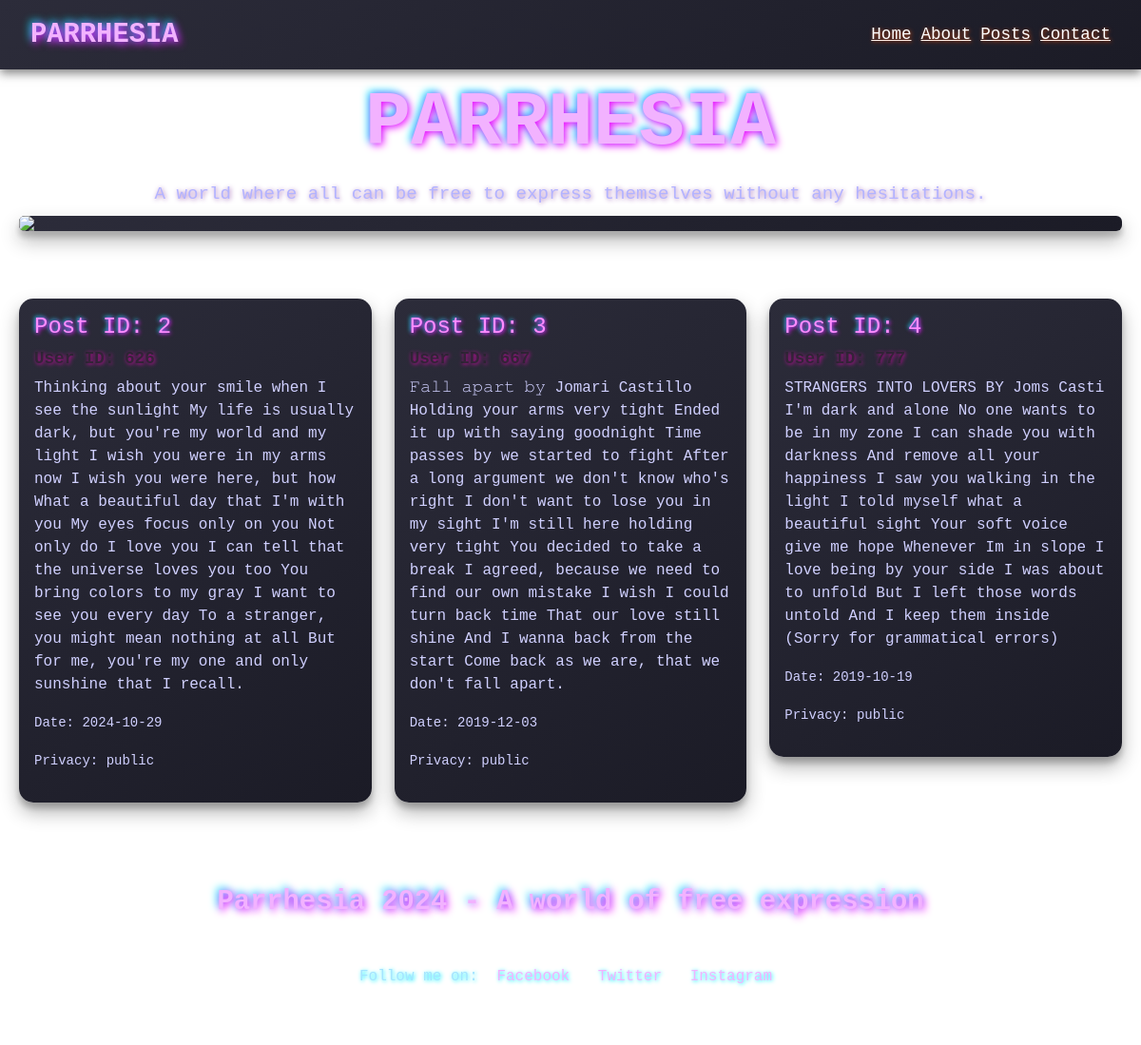
The page / on the database its author committed.
### tables this page shows
CREATE TABLE `posts` (
  `postID` int(20) NOT NULL,
  `userID` int(20) NOT NULL,
  `content` varchar(10000) NOT NULL,
  `dateTime` date NOT NULL,
  `privacy` varchar(20) NOT NULL,
  `isDeleted` varchar(5) NOT NULL,
  `attachment` varchar(300) NOT NULL,
  `cityID` int(20) NOT NULL,
  `provinceID` int(20) NOT NULL
);

### connect.php (called while the page is built, shortened)
<?php
  function executeQuery($query){
    $conn = $GLOBALS['conn'];
    return mysqli_query($conn, $query);
  }
?>

### index.php (the view, shortened to what this page needs)
<?php
include('connect.php');
$query = "SELECT * FROM posts";
$result = executeQuery($query);
?>
<!doctype html>
<html lang="en">
<head>
  <link href="https://cdn.jsdelivr.net/npm/bootstrap@5.3.3/dist/css/bootstrap.min.css" rel="stylesheet"
>
  <link rel="stylesheet" href="style.css">
</head>
<body>
    <nav class="navbar navbar-expand-lg navbar-dark retroNavbar fixed-top">
        <div class="container-fluid">
 <a class="navbar-brand retroBrand" href="#">PARRHESIA</a>
      <div class="collapse navbar-collapse" id="navbarNav">
        <ul class="navbar-nav ms-auto">
          <li class="nav-item">
            <a class="navLink active" aria-current="page" href="#">Home</a>
          </li>
          <li class="nav-item">
            <a class="navLink" href="#about">About</a>
          </li>
          <li class="nav-item">
            <a class="navLink" href="#post">Posts</a>
          </li>
          <li class="nav-item">
            <a class="navLink" href="#footer">Contact</a>
          </li>
        </ul>
      </div>
  </nav>
  <video autoplay muted loop class="backgroundVideo">
    <source src="assets/retro.mp4" type="video/mp4">
  </video>
  <div class="container">
    <div class="display3" id="about">
      Parrhesia
    </div>
    <p class="introText">
      A world where all can be free to express themselves without any hesitations.
          <img class="card w-100 rounded mt-2 content-center-align" src="https://t4.ftcdn.net/jpg/09/75/00/69/360_F_975006975_LV0aiigkcjOB0jbimmzZZxaXlVqvjTsI.jpg">
    </p>
        <hr class="my-4">
    <div class="row">
      <?php
      if (mysqli_num_rows($result) > 0) {
        while ($post = mysqli_fetch_assoc($result)) {
          ?>
          <div class="col-12 col-md-6 col-lg-4" id="post">
            <div class="card my-3">
              <div class="card-body">
                <h5 class="cardTitle">Post ID: <?php echo $post['postID'] ?></h5>
                <h6 class="cardSubtitle text-body-secondary">User ID: <?php echo $post['userID'] ?></h6>
                <p class="cardText"><?php echo $post['content'] ?></p>
                <p class="cardText"><small>Date: <?php echo $post['dateTime'] ?></small></p>
                <p class="cardText"><small>Privacy: <?php echo $post['privacy'] ?></small></p>
              </div>
            </div>
          </div>
          <?php
        }
      } else {
        echo "<p>No posts available.</p>";
      }
      ?>
    </div>
     <?php include('assets/footer.php') ?>
  </div>
</body>
</html>

### assets/footer.php (shortened to what this page needs)
<footer class="footer mt-5 py-4 text-center" id="footer">
  <div class="container-fluid">
    <p class="footerText display-6 mb-1">Parrhesia 2024 - A world of free expression</p>
    <hr class="my-4">
    <p class="footerSubtext">Follow me on:
      <a href="https://www.facebook.com/rafael.gaus.16" class="socialLink">Facebook</a>
      <a href="https://x.com/JomCasti" class="socialLink">Twitter</a>
      <a href="https://www.instagram.com/jomsheeesh/" class="socialLink">Instagram</a>
    </p>
  </div>
</footer>

### style.css (style rules this page uses)
body { color: #ffffff; font-family: 'Courier New', Courier, monospace; display: flex; justify-content: center; align-items: center; min-height: 100vh; margin: 0; }
.container { max-width: 1200px; padding: 20px; }
.display3 { font-size: 5rem; font-weight: bold; color: #f2b2ff; text-shadow: 2px 2px 8px #ff00ff, -2px -2px 8px #00f0ff; text-align: center; text-transform: uppercase; margin-top: 50px; }
.introText { font-size: 1.2rem; color: #b3b3ff; text-align: center; margin-bottom: 30px; text-shadow: 1px 1px 5px #a66fb8; }
.card { background: linear-gradient(145deg, #2c2c3a, #1b1b26); border: none; border-radius: 15px; box-shadow: 0 10px 20px rgba(0, 0, 0, 0.3), 0 6px 6px rgba(0, 0, 0, 0.2); transition: transform 0.3s, box-shadow 0.3s; }
.cardTitle { font-size: 1.5rem; color: #ff8cff; text-shadow: 1px 1px 4px #ff00ff, -1px -1px 4px #00f0ff; }
.cardSubtitle { font-size: 1.1rem; color: #ffffff; font-weight: bold; margin-bottom: 8px; text-shadow: 1px 1px 4px rgba(255, 0, 200, 0.7); }
.cardText { color: #d0d0ff; }
.backgroundVideo { position: fixed; top: 0; left: 0; width: 100%; height: 100%; object-fit: cover; z-index: -1; filter: brightness(40%); }
.retroNavbar { background: linear-gradient(145deg, #2c2c3a, #1b1b26); padding: 10px 20px; box-shadow: 0 4px 10px rgba(0, 0, 0, 0.5); transition: background-color 0.3s ease; }
.retroBrand { font-size: 1.8rem; font-weight: bold; color: #f2b2ff; text-shadow: 2px 2px 8px #ff00ff, -2px -2px 8px #00f0ff; }
.retroNavbar .navLink { color: #ffffff; font-size: 1.1rem; font-weight: 500; margin-left: 10px; text-shadow: 1px 1px 4px rgba(255, 81, 0, 0.7); transition: color 0.3s ease; }

### assets/footer.php (style rules this page uses)
.footerText { font-size: 1.8rem; font-weight: bold; color: #f2b2ff; text-shadow: 2px 2px 8px #ff00ff, -2px -2px 8px #00f0ff; }
.footerSubtext { color: #a4e4ff; font-size: 1rem; margin-top: 10px; text-shadow: 1px 1px 4px #00f0ff; }
.socialLink { color: #f2b2ff; font-size: 1rem; text-decoration: none; margin: 0 10px; transition: color 0.3s; }

### rows shown on the page
posts: postID "2", userID "626", content "Thinking about your smile when I see the sunlight My life is usually dark, but you're my world and my light I wish you were in my arms now I wish you were here, but how What a beautiful day that I'm with you My eyes focus only on you Not only do I love you I can tell that the universe loves you too You bring colors to my gray I want to see you every day To a stranger, you might mean nothing at all But for me, you're my one and only sunshine that I recall.", dateTime "2024-10-29", privacy "public"
posts: postID "3", userID "667", content "𝙵𝚊𝚕𝚕 𝚊𝚙𝚊𝚛𝚝 𝚋𝚢 Jomari Castillo Holding your arms very tight Ended it up with saying goodnight Time passes by we started to fight After a long argument we don't know who's right I don't want to lose you in my sight I'm still here holding very tight You decided to take a break I agreed, because we need to find our own mistake I wish I could turn back time That our love still shine And I wanna back from the start Come back as we are, that we don't fall apart.", dateTime "2019-12-03", privacy "public"
posts: postID "4", content "STRANGERS INTO LOVERS BY Joms Casti I'm dark and alone No one wants to be in my zone I can shade you with darkness And remove all your happiness I saw you walking in the light I told myself what a beautiful sight Your soft voice give me hope Whenever Im in slope I love being by your side I was about to unfold But I left those words untold And I keep them inside (Sorry for grammatical errors)", dateTime "2019-10-19", privacy "public"
